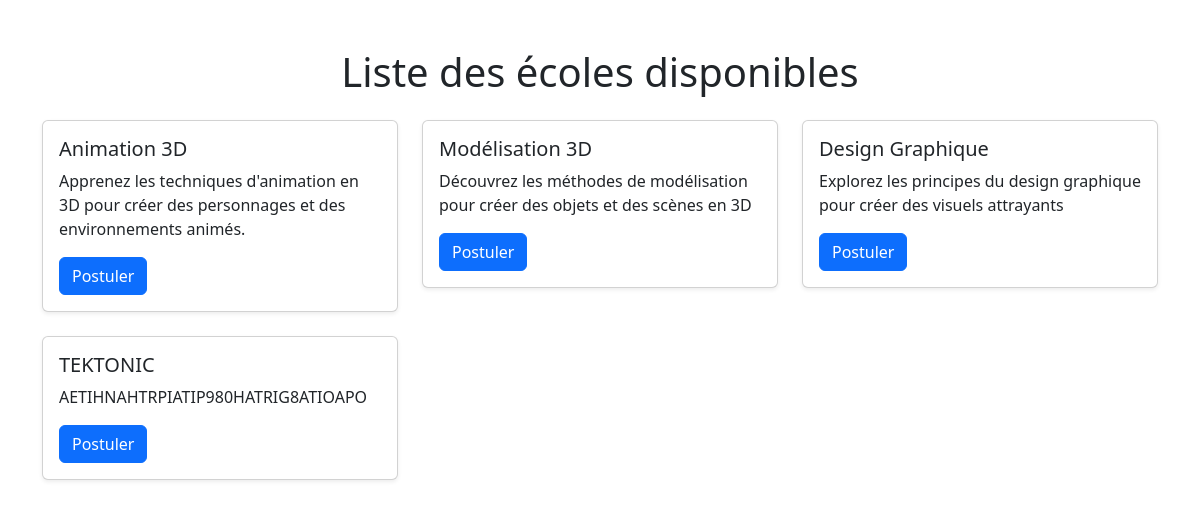
Page /courses/ (signed in) on the earlier database version.
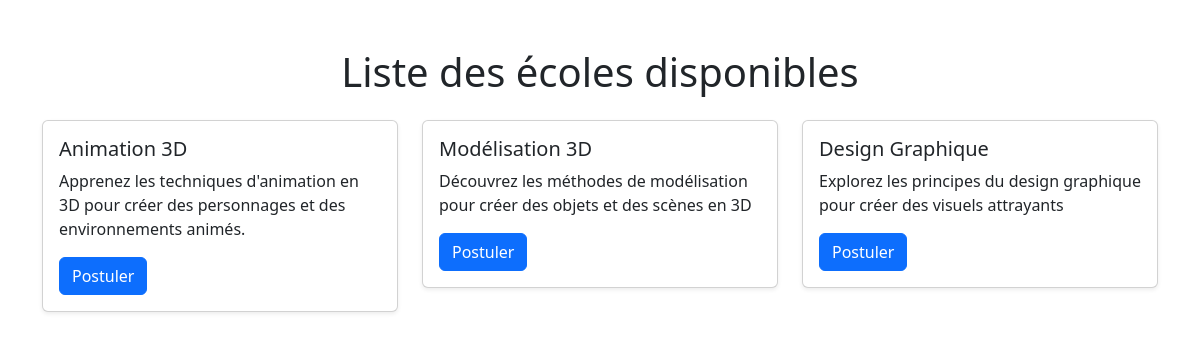
Same page on the later database version.
### parcoursup/models.py (models this page shows, shortened)
class Course(models.Model):
  school = models.ForeignKey(School, on_delete=models.CASCADE)
  title = models.CharField(max_length=200)
  description = models.TextField()

### parcoursup/views.py (the view)
# urls.py: path('courses/', views.courses_list, name='courses_list'),
@login_required
def courses_list(request):
    courses = Course.objects.all()
    return render(request, 'parcoursup/courses_list.html', {'courses': courses})

### parcoursup/templates/parcoursup/courses_list.html (shortened to what this page needs)
<!DOCTYPE html>
<html lang="fr">
<head>
    <link href="https://cdn.jsdelivr.net/npm/bootstrap@5.3.0-alpha1/dist/css/bootstrap.min.css" rel="stylesheet">
</head>
<body>
    <body>
        <div class="container mt-5">
            <h1 class="text-center mb-4">Liste des écoles disponibles</h1>
            <div class="row">
                {% for course in courses %}
                <div class="col-md-4">
                    <div class="card mb-4 shadow-sm">
                        <div class="card-body">
                            <h5 class="card-title">{{ course.title }}</h5>
                            <p class="card-text">{{ course.description }}</p>
                            <a href="{% url 'apply' course.id %}" class="btn btn-primary">Postuler</a>
                        </div>
                    </div>
                </div>
                {% endfor %}
            </div>
        </div>
    </body>
    </html>

Differences in the rows shown:
removed Course: title "TEKTONIC", description "AETIHNAHTRPIATIP980HATRIG8ATIOAPO"
